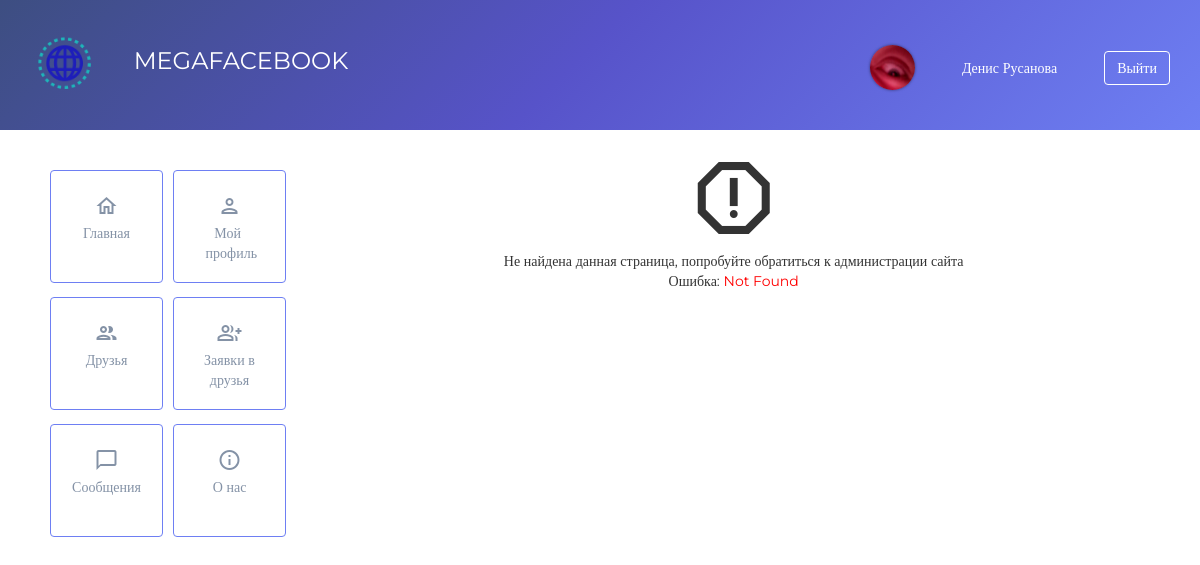
The app's page /posts/id2 (signed in) with its own data.
### data/users.py (models this page shows, shortened)
class User(SqlAlchemyBase, UserMixin, SerializerMixin):
    __tablename__ = 'users'
    id = sqlalchemy.Column(sqlalchemy.Integer,
                           primary_key=True, autoincrement=True)
    name = sqlalchemy.Column(sqlalchemy.String, nullable=True)
    surname = sqlalchemy.Column(sqlalchemy.String, nullable=True)
    photo = sqlalchemy.Column(sqlalchemy.String, nullable=True)
    email = sqlalchemy.Column(sqlalchemy.String,
                              index=True, unique=True, nullable=True)
    phone = sqlalchemy.Column(sqlalchemy.String, nullable=True, unique=True)
    birthday = sqlalchemy.Column(sqlalchemy.DateTime, nullable=True)
    city = sqlalchemy.Column(sqlalchemy.String, nullable=True)
    registration_date = sqlalchemy.Column(sqlalchemy.DateTime,
                                          default=datetime.datetime.now)
    hashed_password = sqlalchemy.Column(sqlalchemy.String, nullable=True)

### main.py (the view)
@app.route('/posts/id<int:post_id>', methods=['GET', 'POST'])
@login_required
def edit_post(post_id):
    parameters['message'] = ""
    form = PostUpdateForm()
    if request.method == "GET":
        db_sess = db_session.create_session()
        post = db_sess.query(Posts).filter(Posts.id == post_id, Posts.author == current_user.id).first()
        if post:
            form.text.data = post.text
        else:
            abort(404)
    if form.validate_on_submit():
        db_sess = db_session.create_session()
        post = db_sess.query(Posts).filter(Posts.id == post_id, Posts.author == current_user.id).first()
        if post:
            post.text = form.text.data
            db_sess.commit()
            return redirect('/')
        else:
            abort(404)
    parameters['title'] = 'Редактировать поста'
    parameters['form'] = form
    return render_template('post_update.html', **parameters)

### data/db_session.py (called while the page is built)
def create_session() -> Session:
    global __factory
    return __factory()

### main.py (called while the page is built)
@login_manager.user_loader
def load_user(user_id):
    db_sess = db_session.create_session()
    return db_sess.query(User).get(user_id)

@app.errorhandler(500)
@app.errorhandler(400)
@app.errorhandler(404)
def handle_bad_request(e):
    parameters['message'] = ""
    parameters['title'] = f"MEGAFACEBOOK: Error {e.name}"
    parameters['error'] = e.name
    return render_template("error.html", **parameters)

### templates/error.html
{% extends "base.html" %}
{% block content %}
<div style="text-align: center">
    <span class="material-icons-outlined md-148">report_gmailerrorred</span><br>
    Не найдена данная страница, попробуйте обратиться к администрации сайта<br>
    Ошибка: <a style="color:#FF0000">{{ error }}</a>
</div>
{% endblock %}

### templates/base.html (shortened to what this page needs)
<!DOCTYPE html>
<html lang="en">
    <head>
        <link rel="stylesheet" type="text/css" href="{{ url_for('static', filename='css/bootstrap.css') }}" />
        <link rel="stylesheet" type="text/css" href="{{ url_for('static', filename='css/style.css') }}" />
    </head>
    <header>
        <div class="header">
            <a href="/">
                <img src="{{ url_for('static', filename='img/logo-min.png') }}" class="text-start wh-130 inl-block">
                <span class="md-24 inl-block">MEGAFACEBOOK</span>
            </a>
            <div class="header-end">
                {% if current_user.is_authenticated %}
                <a href="/profiles/id{{ current_user.id }}"><img alt="avatar" class="header-avatar" src="{{ url_for('static', filename='img/upload/'+ current_user.photo) }}"></a>
                    <a href="/profiles/id{{ current_user.id }}">{{ current_user.name }} {{ current_user.surname }}</a>
                    <a class="btn transparently trans" href="/logout">
                        Выйти
                    </a>
                {% endif %}
            </div>
        </div>
    </header>
    <body>
        <div class="sidebar">
            <div class="main-buttons">
                {% for button in sidebar['sidebar'] %}
                    <a class="btn btn-sq-lg btn-primary-g trans" href="{{ button['url'] }}">
                        <div class="elements">
                            <span class="material-icons-outlined">{{ button['icon'] }}</span><br>
                            <span class="main-menu-text">{{ button['title'] }}</span>
                        </div>
                    </a>
                {% endfor %}
            </div>
        </div>
        <div class="main-wrap">
            {% block content %}
            {% endblock %}
        </div>
    </body>
</html>

### static/css/style.css (style rules this page uses)
body { font-family: 'Montserrat'; }
.header { display: block; width: 100%; color: #fff; background-image: linear-gradient(-225deg, #3D4E81 0%, #5753C9 48%, #6E7FF3 100%); border-color: #6E7FF3; }
.header a { text-decoration: none; color: #fff; }
.btn-primary-g { color: #fff; background-image: linear-gradient(-225deg, #3D4E81 0%, #5753C9 48%, #6E7FF3 100%); border-color: #6E7FF3; }
.md-24 { font-size: 24px; }
.md-148 { font-size: 96px; }
.wh-130 { width: 130px; height: 130px; }
.inl-block { display: inline-block; }
.sidebar { display: inline-block; margin-left: 40px; vertical-align: top; width: 250px; height: 150%; min-width: 250px; margin-right: 40px; margin-top: 40px; }
.sidebar a { text-align: center; width: 113px!important; height: 113px!important; float: left; background: transparent; color: #8492a6; margin: 0 0 14px 10px; }
.sidebar .elements { margin-top: 20%; }
.trans { transition: .3s; }
.main-wrap { margin-top: 20px; display: inline-block; text-align: center; text-decoration: none; width: calc(100% - 400px); }
.main-menu-text { white-space: pre-wrap; }
.header-end { display: flex; justify-content: space-between; align-items: center; flex-wrap: wrap; align-content: space-between; float: right; margin-top: 45px; margin-right: 30px; width: 300px; }
.transparently { background-color: #ffffff00; border-color: #ffffff; }
.header-avatar { max-width: 45px; max-height: 45px; min-width: 45px; overflow: hidden; height: 45px; width: auto; border-radius: 50px; box-shadow: 0 0 3px rgb(0 0 0 / 50%); }

### records on screen
User: photo (picture), name "Денис", surname "Русанова"

### other values on screen
{{ button['title'] }} "Главная" "Мой профиль" "Друзья" "Заявки в друзья" "Сообщения" "О нас"
{{ error }} "Not Found"
